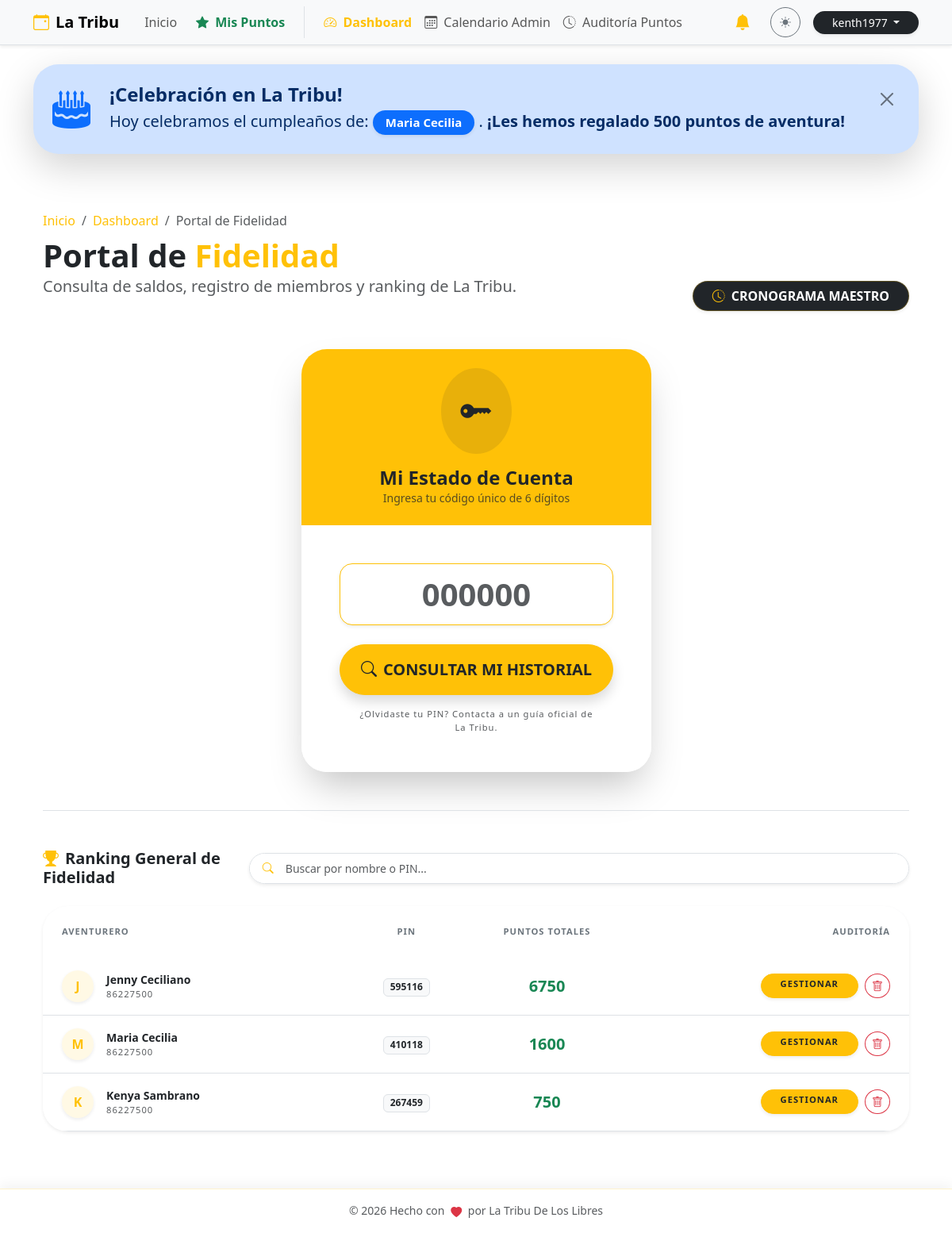
Before: /admin/puntos/ranking (signed in) with the older database file.
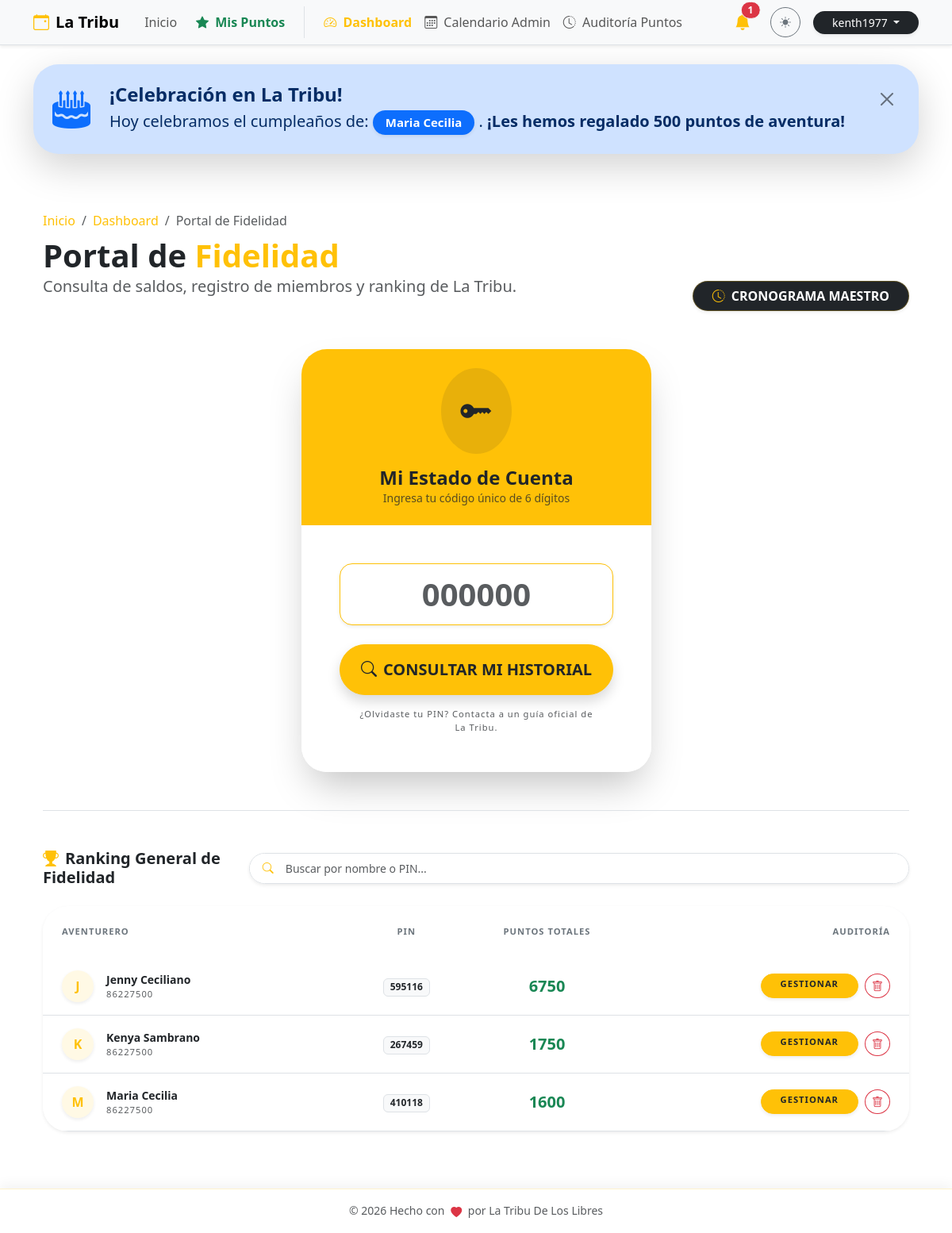
After: the same page with the newer database file.
### db.py (models this page shows)
class Member(db.Model):
    __tablename__ = 'member'
    id = db.Column(db.Integer, primary_key=True)
    pin = db.Column(db.String(6), unique=True, nullable=False)
    nombre = db.Column(db.String(100), nullable=False)
    apellido1 = db.Column(db.String(100), nullable=False)
    apellido2 = db.Column(db.String(100))
    telefono = db.Column(db.String(20))
    birth_date = db.Column(db.Date)
    puntos_totales = db.Column(db.Integer, default=0)
    ultimo_regalo_bday = db.Column(db.Integer, default=0) # Año del último regalo
    bookings = db.relationship('Booking', backref='member', lazy=True)
    logs = db.relationship('PointLog', backref='member', lazy=True)

### puntos.py (the view)
@puntos_bp.route('/ranking')
@login_required
def historial_global():
    if not current_user.is_superuser:
        flash('Acceso restringido a líderes.', 'danger')
        return redirect(url_for('main.home'))
    members = Member.query.order_by(Member.puntos_totales.desc()).all()
    return render_template('puntos.html',
                         members=members,
                         selected_member=None,
                         is_global_schedule=False)

### app.py (called while the page is built)
@login_manager.user_loader
def load_user(user_id):
    try:
        return User.query.get(int(user_id))
    except (TypeError, ValueError, Exception):
        return None

### templates/puntos.html (shortened to what the changed rows need)
    {% extends "base.html" %}
    {% block content %}
    <div class="container py-4">
        <div class="row mb-5 align-items-end animate__animated animate__fadeIn">
            <div class="col-md-7">
                <h1 class="display-6 fw-bold mb-0">
                    {% if is_global_schedule %}
                        Cronograma <span class="text-warning">Maestro</span>
                    {% elif selected_member %}
                        Estado de Cuenta: <span class="text-warning">{{ selected_member.nombre }}</span>
                    {% else %}
                        Portal de <span class="text-warning">Fidelidad</span>
                    {% endif %}
                </h1>
            </div>
        </div>
        {% if is_global_schedule %}
        <div class="card border-0 shadow-lg rounded-5 overflow-hidden animate__animated animate__fadeIn">
            <div class="card-body p-0">
                <div class="table-responsive">
                    <table class="table table-hover align-middle mb-0">
                        <thead class="bg-body-tertiary">
                            <tr>
                                <th class="border-0 px-4 py-3 text-secondary x-small fw-bold text-uppercase">Fecha / Hora</th>
                                <th class="border-0 py-3 text-secondary x-small fw-bold text-uppercase">Miembro (PIN)</th>
                                <th class="border-0 py-3 text-secondary x-small fw-bold text-uppercase text-center">Tipo</th>
                                <th class="border-0 py-3 text-secondary x-small fw-bold text-uppercase">Concepto / Detalle</th>
                                <th class="border-0 py-3 text-secondary x-small fw-bold text-uppercase text-end pe-4">Impacto</th>
                            </tr>
                        </thead>
                        <tbody>
                            {% if logs %}
                                {% for log in logs %}
                                <tr class="animate__animated animate__fadeIn" style="animation-delay: {{ loop.index0 * 0.05 }}s">
                                    <td class="px-4 py-3">
                                        <span class="fw-medium small text-body">{{ log.fecha.strftime('%d %b, %y') }}</span><br>
                                        <small class="text-muted" style="font-size: 0.6rem;">{{ log.fecha.strftime('%H:%M:%S') }}</small>
                                    </td>
                                    <td>
                                        <div class="fw-bold text-body small">{{ log.member }}</div>
                                        <span class="badge bg-light text-dark border x-small" style="font-size: 0.6rem;">{{ log.pin }}</span>
                                    </td>
                                    <td class="text-center">
                                        <span class="badge bg-light text-dark border px-3 py-1 rounded-pill x-small fw-bold">{{ log.tipo }}</span>
                                    </td>
                                    <td class="small text-muted">{{ log.detalle }}</td>
                                    <td class="text-end pe-4">
                                        <span class="fw-bold fs-5 {{ log.color }}">
                                            {% if log.monto > 0 %}+{% endif %}{{ log.monto }}
                                        </span>
                                    </td>
                                </tr>
                                {% endfor %}
                            {% else %}
                                <tr>
                                    <td colspan="5" class="text-center py-5 text-muted">
                                        <i class="bi bi-info-circle display-4 d-block mb-3 opacity-25"></i>
                                        No hay registros globales en el cronograma.
                                    </td>
                                </tr>
                            {% endif %}
                        </tbody>
                    </table>
                </div>
            </div>
        </div>
        {% else %}
            {% if current_user.is_authenticated and current_user.is_superuser %}
                <div class="mt-5 pt-5 border-top animate__animated animate__fadeInUp">
                    <div class="card border-0 shadow-sm rounded-5 bg-body overflow-hidden">
                        <div class="card-body p-0">
                            <div class="table-responsive">
                                <table class="table table-hover align-middle mb-0" id="membersTable">
                                    <thead class="bg-body-tertiary">
                                        <tr>
                                            <th class="border-0 px-4 py-4 text-secondary x-small fw-bold text-uppercase">Aventurero</th>
                                            <th class="border-0 py-4 text-secondary x-small fw-bold text-uppercase text-center">PIN</th>
                                            <th class="border-0 py-4 text-secondary x-small fw-bold text-uppercase text-center">Puntos Totales</th>
                                            <th class="border-0 py-4 text-secondary x-small fw-bold text-uppercase text-end pe-4">Auditoría</th>
                                        </tr>
                                    </thead>
                                    <tbody>
                                        {% if members %}
                                            {% for member in members %}
                                            <tr class="ranking-row">
                                                <td class="px-4 py-3">
                                                    <div class="d-flex align-items-center">
                                                        <div class="avatar-xs me-3 bg-warning bg-opacity-10 text-warning rounded-circle d-flex align-items-center justify-content-center fw-bold shadow-sm" style="width: 40px; height: 40px;">
                                                            {{ member.nombre[0] if member.nombre else '?' }}
                                                        </div>
                                                        <div>
                                                            <div class="fw-bold text-body small member-name-cell">{{ member.nombre }} {{ member.apellido1 }}</div>
                                                            <div class="x-small text-muted">{{ member.telefono }}</div>
                                                        </div>
                                                    </div>
                                                </td>
                                                <td class="text-center"><span class="badge bg-light text-dark border small member-pin-cell">{{ member.pin }}</span></td>
                                                <td class="text-center fw-bold text-success fs-5">{{ member.puntos_totales }}</td>
                                                <td class="text-end pe-4">
                                                    <div class="d-flex justify-content-end gap-2">
                                                        <a href="{{ url_for('puntos.detalle_miembro', member_id=member.id) }}" class="btn btn-warning btn-sm rounded-pill shadow-sm py-1 px-4 x-small fw-bold text-dark">GESTIONAR</a>
                                                        <button class="btn btn-outline-danger btn-sm rounded-circle" data-bs-toggle="modal" data-bs-target="#deleteUserModal{{ member.id }}">
                                                            <i class="bi bi-trash"></i>
                                                        </button>
                                                    </div>
                                                </td>
                                            </tr>
                                            {% endfor %}
                                        {% endif %}
                                    </tbody>
                                </table>
                            </div>
                        </div>
                    </div>
                </div>
            {% endif %}
        {% endif %}
    </div>
    {% endblock %}

### templates/base.html (shortened to what the changed rows need)
<!DOCTYPE html>
<html lang="es" data-bs-theme="light">
<head>
    <link href="https://cdn.jsdelivr.net/npm/bootstrap@5.3.2/dist/css/bootstrap.min.css" rel="stylesheet">
    <link rel="stylesheet" href="https://cdn.jsdelivr.net/npm/bootstrap-icons@1.11.1/font/bootstrap-icons.css">
    <link rel="stylesheet" href="https://cdnjs.cloudflare.com/ajax/libs/animate.css/4.1.1/animate.min.css"/>
</head>
<body>
    <nav class="navbar navbar-expand-lg bg-body-tertiary border-bottom sticky-top shadow-sm">
        <div class="container">
            <div class="collapse navbar-collapse" id="navbarNav">
                <div class="d-flex align-items-center gap-3 mt-3 mt-lg-0">
                    {% if current_user.is_authenticated and current_user.is_superuser %}
                    <div class="dropdown">
                        <button class="btn btn-link position-relative text-dark p-0 me-2" type="button" data-bs-toggle="dropdown" aria-expanded="false">
                            <i class="bi bi-bell-fill fs-5 text-warning"></i>
                            {% if admin_unread_count > 0 %}
                            <span class="position-absolute top-0 start-100 translate-middle badge rounded-pill bg-danger border border-light animate__animated animate__pulse animate__infinite">
                                {{ admin_unread_count }}
                            </span>
                            {% endif %}
                        </button>
                    </div>
                    {% endif %}
                </div>
            </div>
        </div>
    </nav>
    <main class="container py-4">
        {% if birthdays_today %}
        <div class="alert alert-primary alert-dismissible fade show border-0 shadow-lg rounded-5 mb-5 animate__animated animate__bounceIn" role="alert">
            <div class="d-flex align-items-center p-2">
                <div>
                    <p class="mb-0 fs-5">
                        Hoy celebramos el cumpleaños de:
                        {% for m in birthdays_today %}
                        <span class="badge bg-primary text-white px-3 py-2 rounded-pill shadow-sm">{{ m.nombre }} {{ m.apellido1 }}</span>{{ ", " if not loop.last }}
                        {% endfor %}.
                        <span class="fw-bold">¡Les hemos regalado 500 puntos de aventura!</span>
                    </p>
                </div>
            </div>
        </div>
        {% endif %}
        {% block content %}{% endblock %}
    </main>
</body>
</html>

Changed rows visible on the page:
changed Member "Kenya": puntos_totales "750" → "1750"; moves up the list
Other visible differences:
{{ admin_unread_count }}: (not shown) → "1"
